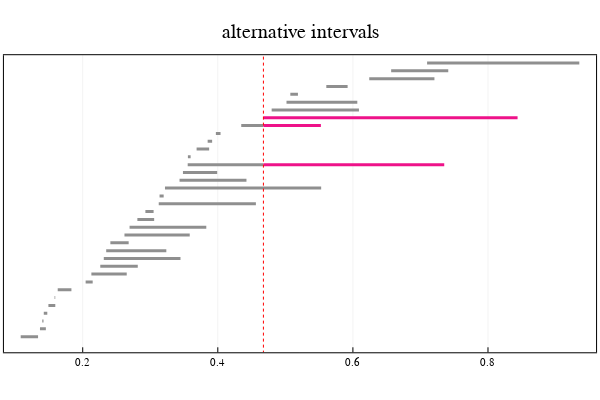

Write notebook code for a chart like this one.
### Code cell
# plot one of the alternative bar extensions

# select an alternative bar extension
alt = alt_bar_ext[2]
barcode_Y = barcode(extension["C_Y"], dim = dim)
p =plot_barcode(barcode_Y, selected_bars = alt, lw = 3,
                    epsilon = param, v_line = [param],
                    title = "alternative intervals")
plot(p)

### Figure 1 — Plotly figure (JSON) as saved in the notebook; plotly's stock layout.template omitted (floating-point values rounded to 4 significant figures)
{"data": [{"colorbar": {"title": ""}, "hoverinfo": "text", "legendgroup": "y1", "line": {"color": "rgba(143, 143, 143, 1.000)", "dash": "solid", "shape": "linear", "width": 3}, "mode": "lines", "name": "y1", "showlegend": true, "text": ["class 9", "class 9"], "type": "scatter", "x": [0.1082, 0.1339], "xaxis": "x1", "y": [1, 1], "yaxis": "y1", "zmax": null, "zmin": null}, {"colorbar": {"title": ""}, "hoverinfo": "text", "legendgroup": "y2", "line": {"color": "rgba(143, 143, 143, 1.000)", "dash": "solid", "shape": "linear", "width": 3}, "mode": "lines", "name": "y2", "showlegend": true, "text": ["class 10", "class 10"], "type": "scatter", "x": [0.1367, 0.1455], "xaxis": "x1", "y": [2, 2], "yaxis": "y1", "zmax": null, "zmin": null}, {"colorbar": {"title": ""}, "hoverinfo": "text", "legendgroup": "y3", "line": {"color": "rgba(143, 143, 143, 1.000)", "dash": "solid", "shape": "linear", "width": 3}, "mode": "lines", "name": "y3", "showlegend": true, "text": ["class 1", "class 1"], "type": "scatter", "x": [0.1401, 0.142], "xaxis": "x1", "y": [3, 3], "yaxis": "y1", "zmax": null, "zmin": null}, {"colorbar": {"title": ""}, "hoverinfo": "text", "legendgroup": "y4", "line": {"color": "rgba(143, 143, 143, 1.000)", "dash": "solid", "shape": "linear", "width": 3}, "mode": "lines", "name": "y4", "showlegend": true, "text": ["class 2", "class 2"], "type": "scatter", "x": [0.1424, 0.1476], "xaxis": "x1", "y": [4, 4], "yaxis": "y1", "zmax": null, "zmin": null}, {"colorbar": {"title": ""}, "hoverinfo": "text", "legendgroup": "y5", "line": {"color": "rgba(143, 143, 143, 1.000)", "dash": "solid", "shape": "linear", "width": 3}, "mode": "lines", "name": "y5", "showlegend": true, "text": ["class 11", "class 11"], "type": "scatter", "x": [0.1492, 0.1594], "xaxis": "x1", "y": [5, 5], "yaxis": "y1", "zmax": null, "zmin": null}, {"colorbar": {"title": ""}, "hoverinfo": "text", "legendgroup": "y6", "line": {"color": "rgba(143, 143, 143, 1.000)", "dash": "solid", "shape": "linear", "width": 3}, "mode": "lines", "name": "y6", "showlegend": true, "text": ["class 12", "class 12"], "type": "scatter", "x": [0.1583, 0.1593], "xaxis": "x1", "y": [6, 6], "yaxis": "y1", "zmax": null, "zmin": null}, {"colorbar": {"title": ""}, "hoverinfo": "text", "legendgroup": "y7", "line": {"color": "rgba(143, 143, 143, 1.000)", "dash": "solid", "shape": "linear", "width": 3}, "mode": "lines", "name": "y7", "showlegend": true, "text": ["class 3", "class 3"], "type": "scatter", "x": [0.163, 0.1833], "xaxis": "x1", "y": [7, 7], "yaxis": "y1", "zmax": null, "zmin": null}, {"colorbar": {"title": ""}, "hoverinfo": "text", "legendgroup": "y8", "line": {"color": "rgba(143, 143, 143, 1.000)", "dash": "solid", "shape": "linear", "width": 3}, "mode": "lines", "name": "y8", "showlegend": true, "text": ["class 4", "class 4"], "type": "scatter", "x": [0.2043, 0.2148], "xaxis": "x1", "y": [8, 8], "yaxis": "y1", "zmax": null, "zmin": null}, {"colorbar": {"title": ""}, "hoverinfo": "text", "legendgroup": "y9", "line": {"color": "rgba(143, 143, 143, 1.000)", "dash": "solid", "shape": "linear", "width": 3}, "mode": "lines", "name": "y9", "showlegend": true, "text": ["class 13", "class 13"], "type": "scatter", "x": [0.2128, 0.2652], "xaxis": "x1", "y": [9, 9], "yaxis": "y1", "zmax": null, "zmin": null}, {"colorbar": {"title": ""}, "hoverinfo": "text", "legendgroup": "y10", "line": {"color": "rgba(143, 143, 143, 1.000)", "dash": "solid", "shape": "linear", "width": 3}, "mode": "lines", "name": "y10", "showlegend": true, "text": ["class 14", "class 14"], "type": "scatter", "x": [0.226, 0.2815], "xaxis": "x1", "y": [10, 10], "yaxis": "y1", "zmax": null, "zmin": null}, {"colorbar": {"title": ""}, "hoverinfo": "text", "legendgroup": "y11", "line": {"color": "rgba(143, 143, 143, 1.000)", "dash": "solid", "shape": "linear", "width": 3}, "mode": "lines", "name": "y11", "showlegend": true, "text": ["class 15", "class 15"], "type": "scatter", "x": [0.2312, 0.3447], "xaxis": "x1", "y": [11, 11], "yaxis": "y1", "zmax": null, "zmin": null}, {"colorbar": {"title": ""}, "hoverinfo": "text", "legendgroup": "y12", "line": {"color": "rgba(143, 143, 143, 1.000)", "dash": "solid", "shape": "linear", "width": 3}, "mode": "lines", "name": "y12", "showlegend": true, "text": ["class 16", "class 16"], "type": "scatter", "x": [0.2348, 0.3238], "xaxis": "x1", "y": [12, 12], "yaxis": "y1", "zmax": null, "zmin": null}, {"colorbar": {"title": ""}, "hoverinfo": "text", "legendgroup": "y13", "line": {"color": "rgba(143, 143, 143, 1.000)", "dash": "solid", "shape": "linear", "width": 3}, "mode": "lines", "name": "y13", "showlegend": true, "text": ["class 17", "class 17"], "type": "scatter", "x": [0.2409, 0.268], "xaxis": "x1", "y": [13, 13], "yaxis": "y1", "zmax": null, "zmin": null}, {"colorbar": {"title": ""}, "hoverinfo": "text", "legendgroup": "y14", "line": {"color": "rgba(143, 143, 143, 1.000)", "dash": "solid", "shape": "linear", "width": 3}, "mode": "lines", "name": "y14", "showlegend": true, "text": ["class 18", "class 18"], "type": "scatter", "x": [0.2618, 0.3584], "xaxis": "x1", "y": [14, 14], "yaxis": "y1", "zmax": null, "zmin": null}, {"colorbar": {"title": ""}, "hoverinfo": "text", "legendgroup": "y15", "line": {"color": "rgba(143, 143, 143, 1.000)", "dash": "solid", "shape": "linear", "width": 3}, "mode": "lines", "name": "y15", "showlegend": true, "text": ["class 19", "class 19"], "type": "scatter", "x": [0.2694, 0.383], "xaxis": "x1", "y": [15, 15], "yaxis": "y1", "zmax": null, "zmin": null}, {"colorbar": {"title": ""}, "hoverinfo": "text", "legendgroup": "y16", "line": {"color": "rgba(143, 143, 143, 1.000)", "dash": "solid", "shape": "linear", "width": 3}, "mode": "lines", "name": "y16", "showlegend": true, "text": ["class 5", "class 5"], "type": "scatter", "x": [0.2809, 0.3058], "xaxis": "x1", "y": [16, 16], "yaxis": "y1", "zmax": null, "zmin": null}, {"colorbar": {"title": ""}, "hoverinfo": "text", "legendgroup": "y17", "line": {"color": "rgba(143, 143, 143, 1.000)", "dash": "solid", "shape": "linear", "width": 3}, "mode": "lines", "name": "y17", "showlegend": true, "text": ["class 20", "class 20"], "type": "scatter", "x": [0.2928, 0.3049], "xaxis": "x1", "y": [17, 17], "yaxis": "y1", "zmax": null, "zmin": null}, {"colorbar": {"title": ""}, "hoverinfo": "text", "legendgroup": "y18", "line": {"color": "rgba(143, 143, 143, 1.000)", "dash": "solid", "shape": "linear", "width": 3}, "mode": "lines", "name": "y18", "showlegend": true, "text": ["class 21", "class 21"], "type": "scatter", "x": [0.3126, 0.4564], "xaxis": "x1", "y": [18, 18], "yaxis": "y1", "zmax": null, "zmin": null}, {"colorbar": {"title": ""}, "hoverinfo": "text", "legendgroup": "y19", "line": {"color": "rgba(143, 143, 143, 1.000)", "dash": "solid", "shape": "linear", "width": 3}, "mode": "lines", "name": "y19", "showlegend": true, "text": ["class 22", "class 22"], "type": "scatter", "x": [0.3138, 0.3198], "xaxis": "x1", "y": [19, 19], "yaxis": "y1", "zmax": null, "zmin": null}, {"colorbar": {"title": ""}, "hoverinfo": "text", "legendgroup": "y20", "line": {"color": "rgba(143, 143, 143, 1.000)", "dash": "solid", "shape": "linear", "width": 3}, "mode": "lines", "name": "y20", "showlegend": true, "text": ["class 34", "class 34"], "type": "scatter", "x": [0.3218, 0.553], "xaxis": "x1", "y": [20, 20], "yaxis": "y1", "zmax": null, "zmin": null}, {"colorbar": {"title": ""}, "hoverinfo": "text", "legendgroup": "y21", "line": {"color": "rgba(143, 143, 143, 1.000)", "dash": "solid", "shape": "linear", "width": 3}, "mode": "lines", "name": "y21", "showlegend": true, "text": ["class 23", "class 23"], "type": "scatter", "x": [0.3433, 0.4424], "xaxis": "x1", "y": [21, 21], "yaxis": "y1", "zmax": null, "zmin": null}, {"colorbar": {"title": ""}, "hoverinfo": "text", "legendgroup": "y22", "line": {"color": "rgba(143, 143, 143, 1.000)", "dash": "solid", "shape": "linear", "width": 3}, "mode": "lines", "name": "y22", "showlegend": true, "text": ["class 32", "class 32"], "type": "scatter", "x": [0.3484, 0.3991], "xaxis": "x1", "y": [22, 22], "yaxis": "y1", "zmax": null, "zmin": null}, {"colorbar": {"title": ""}, "hoverinfo": "text", "legendgroup": "y23", "line": {"color": "rgba(143, 143, 143, 1.000)", "dash": "solid", "shape": "linear", "width": 3}, "mode": "lines", "name": "y23", "showlegend": true, "text": ["class 36", "class 36"], "type": "scatter", "x": [0.3554, 0.4675], "xaxis": "x1", "y": [23, 23], "yaxis": "y1", "zmax": null, "zmin": null}, {"colorbar": {"title": ""}, "hoverinfo": "text", "legendgroup": "y24", "line": {"color": "rgba(238, 18, 137, 1.000)", "dash": "solid", "shape": "linear", "width": 3}, "mode": "lines", "name": "y24", "showlegend": true, "text": ["class 36", "class 36"], "type": "scatter", "x": [0.4675, 0.7352], "xaxis": "x1", "y": [23, 23], "yaxis": "y1", "zmax": null, "zmin": null}, {"colorbar": {"title": ""}, "hoverinfo": "text", "legendgroup": "y25", "line": {"color": "rgba(143, 143, 143, 1.000)", "dash": "solid", "shape": "linear", "width": 3}, "mode": "lines", "name": "y25", "showlegend": true, "text": ["class 24", "class 24"], "type": "scatter", "x": [0.3557, 0.3598], "xaxis": "x1", "y": [24, 24], "yaxis": "y1", "zmax": null, "zmin": null}, {"colorbar": {"title": ""}, "hoverinfo": "text", "legendgroup": "y26", "line": {"color": "rgba(143, 143, 143, 1.000)", "dash": "solid", "shape": "linear", "width": 3}, "mode": "lines", "name": "y26", "showlegend": true, "text": ["class 6", "class 6"], "type": "scatter", "x": [0.3686, 0.3872], "xaxis": "x1", "y": [25, 25], "yaxis": "y1", "zmax": null, "zmin": null}, {"colorbar": {"title": ""}, "hoverinfo": "text", "legendgroup": "y27", "line": {"color": "rgba(143, 143, 143, 1.000)", "dash": "solid", "shape": "linear", "width": 3}, "mode": "lines", "name": "y27", "showlegend": true, "text": ["class 25", "class 25"], "type": "scatter", "x": [0.385, 0.3916], "xaxis": "x1", "y": [26, 26], "yaxis": "y1", "zmax": null, "zmin": null}, {"colorbar": {"title": ""}, "hoverinfo": "text", "legendgroup": "y28", "line": {"color": "rgba(143, 143, 143, 1.000)", "dash": "solid", "shape": "linear", "width": 3}, "mode": "lines", "name": "y28", "showlegend": true, "text": ["class 7", "class 7"], "type": "scatter", "x": [0.3972, 0.4041], "xaxis": "x1", "y": [27, 27], "yaxis": "y1", "zmax": null, "zmin": null}, {"colorbar": {"title": ""}, "hoverinfo": "text", "legendgroup": "y29", "line": {"color": "rgba(143, 143, 143, 1.000)", "dash": "solid", "shape": "linear", "width": 3}, "mode": "lines", "name": "y29", "showlegend": true, "text": ["class 26", "class 26"], "type": "scatter", "x": [0.4347, 0.4675], "xaxis": "x1", "y": [28, 28], "yaxis": "y1", "zmax": null, "zmin": null}, {"colorbar": {"title": ""}, "hoverinfo": "text", "legendgroup": "y30", "line": {"color": "rgba(238, 18, 137, 1.000)", "dash": "solid", "shape": "linear", "width": 3}, "mode": "lines", "name": "y30", "showlegend": true, "text": ["class 26", "class 26"], "type": "scatter", "x": [0.4675, 0.5526], "xaxis": "x1", "y": [28, 28], "yaxis": "y1", "zmax": null, "zmin": null}, {"colorbar": {"title": ""}, "hoverinfo": "text", "legendgroup": "y31", "line": {"color": "rgba(143, 143, 143, 1.000)", "dash": "solid", "shape": "linear", "width": 3}, "mode": "lines", "name": "y31", "showlegend": true, "text": ["class 27", "class 27"], "type": "scatter", "x": [0.4675, 0.4675], "xaxis": "x1", "y": [29, 29], "yaxis": "y1", "zmax": null, "zmin": null}, {"colorbar": {"title": ""}, "hoverinfo": "text", "legendgroup": "y32", "line": {"color": "rgba(238, 18, 137, 1.000)", "dash": "solid", "shape": "linear", "width": 3}, "mode": "lines", "name": "y32", "showlegend": true, "text": ["class 27", "class 27"], "type": "scatter", "x": [0.4675, 0.8438], "xaxis": "x1", "y": [29, 29], "yaxis": "y1", "zmax": null, "zmin": null}, {"colorbar": {"title": ""}, "hoverinfo": "text", "legendgroup": "y33", "line": {"color": "rgba(143, 143, 143, 1.000)", "dash": "solid", "shape": "linear", "width": 3}, "mode": "lines", "name": "y33", "showlegend": true, "text": ["class 35", "class 35"], "type": "scatter", "x": [0.4797, 0.609], "xaxis": "x1", "y": [30, 30], "yaxis": "y1", "zmax": null, "zmin": null}, {"colorbar": {"title": ""}, "hoverinfo": "text", "legendgroup": "y34", "line": {"color": "rgba(143, 143, 143, 1.000)", "dash": "solid", "shape": "linear", "width": 3}, "mode": "lines", "name": "y34", "showlegend": true, "text": ["class 33", "class 33"], "type": "scatter", "x": [0.5017, 0.6065], "xaxis": "x1", "y": [31, 31], "yaxis": "y1", "zmax": null, "zmin": null}, {"colorbar": {"title": ""}, "hoverinfo": "text", "legendgroup": "y35", "line": {"color": "rgba(143, 143, 143, 1.000)", "dash": "solid", "shape": "linear", "width": 3}, "mode": "lines", "name": "y35", "showlegend": true, "text": ["class 8", "class 8"], "type": "scatter", "x": [0.5074, 0.5186], "xaxis": "x1", "y": [32, 32], "yaxis": "y1", "zmax": null, "zmin": null}, {"colorbar": {"title": ""}, "hoverinfo": "text", "legendgroup": "y36", "line": {"color": "rgba(143, 143, 143, 1.000)", "dash": "solid", "shape": "linear", "width": 3}, "mode": "lines", "name": "y36", "showlegend": true, "text": ["class 28", "class 28"], "type": "scatter", "x": [0.5607, 0.5922], "xaxis": "x1", "y": [33, 33], "yaxis": "y1", "zmax": null, "zmin": null}, {"colorbar": {"title": ""}, "hoverinfo": "text", "legendgroup": "y37", "line": {"color": "rgba(143, 143, 143, 1.000)", "dash": "solid", "shape": "linear", "width": 3}, "mode": "lines", "name": "y37", "showlegend": true, "text": ["class 29", "class 29"], "type": "scatter", "x": [0.6242, 0.7207], "xaxis": "x1", "y": [34, 34], "yaxis": "y1", "zmax": null, "zmin": null}, {"colorbar": {"title": ""}, "hoverinfo": "text", "legendgroup": "y38", "line": {"color": "rgba(143, 143, 143, 1.000)", "dash": "solid", "shape": "linear", "width": 3}, "mode": "lines", "name": "y38", "showlegend": true, "text": ["class 30", "class 30"], "type": "scatter", "x": [0.6567, 0.7412], "xaxis": "x1", "y": [35, 35], "yaxis": "y1", "zmax": null, "zmin": null}, {"colorbar": {"title": ""}, "hoverinfo": "text", "legendgroup": "y39", "line": {"color": "rgba(143, 143, 143, 1.000)", "dash": "solid", "shape": "linear", "width": 3}, "mode": "lines", "name": "y39", "showlegend": true, "text": ["class 31", "class 31"], "type": "scatter", "x": [0.7099, 0.9352], "xaxis": "x1", "y": [36, 36], "yaxis": "y1", "zmax": null, "zmin": null}, {"colorbar": {"title": ""}, "legendgroup": "y40", "line": {"color": "rgba(255, 0, 0, 1.000)", "dash": "dot", "shape": "linear", "width": 1}, "mode": "lines", "name": "y40", "showlegend": true, "type": "scatter", "x": [0.4675, 0.4675], "xaxis": "x1", "y": [-3801, 3837], "yaxis": "y1", "zmax": null, "zmin": null}], "layout": {"annotations": [{"font": {"color": "rgba(0, 0, 0, 1.000)", "family": "sans-serif", "size": 20}, "rotation": 0, "showarrow": false, "text": "alternative intervals", "x": 0.5, "xanchor": "center", "xref": "paper", "y": 1, "yanchor": "top", "yref": "paper"}], "height": 400, "margin": {"b": 20, "l": 0, "r": 0, "t": 20}, "paper_bgcolor": "rgba(255, 255, 255, 1.000)", "plot_bgcolor": "rgba(255, 255, 255, 1.000)", "showlegend": false, "width": 600, "xaxis": {"anchor": "y1", "domain": [0.006562, 0.9934], "gridcolor": "rgba(0, 0, 0, 0.100)", "gridwidth": 0.5, "linecolor": "rgba(0, 0, 0, 1.000)", "mirror": true, "range": [0.08337, 0.96], "showgrid": true, "showline": true, "showticklabels": true, "tickangle": 0, "tickcolor": "rgb(0, 0, 0)", "tickfont": {"color": "rgba(0, 0, 0, 1.000)", "family": "sans-serif", "size": 11}, "tickmode": "array", "ticks": "inside", "ticktext": ["0.2", "0.4", "0.6", "0.8"], "tickvals": [0.2, 0.4, 0.6, 0.8], "title": "", "titlefont": {"color": "rgba(0, 0, 0, 1.000)", "family": "sans-serif", "size": 15}, "type": "-", "visible": true, "zeroline": false, "zerolinecolor": "rgba(0, 0, 0, 1.000)"}, "yaxis": {"anchor": "x1", "domain": [0.07699, 0.9022], "gridcolor": "rgba(0, 0, 0, 0.100)", "gridwidth": 0.5, "linecolor": "rgba(0, 0, 0, 1.000)", "mirror": true, "range": [-1, 37], "showgrid": true, "showline": true, "showticklabels": true, "tickangle": 0, "tickcolor": "rgb(0, 0, 0)", "tickfont": {"color": "rgba(0, 0, 0, 1.000)", "family": "sans-serif", "size": 11}, "tickmode": "array", "ticks": "inside", "ticktext": [], "tickvals": [], "title": "", "titlefont": {"color": "rgba(0, 0, 0, 1.000)", "family": "sans-serif", "size": 15}, "type": "-", "visible": true, "zeroline": false, "zerolinecolor": "rgba(0, 0, 0, 1.000)"}}}
